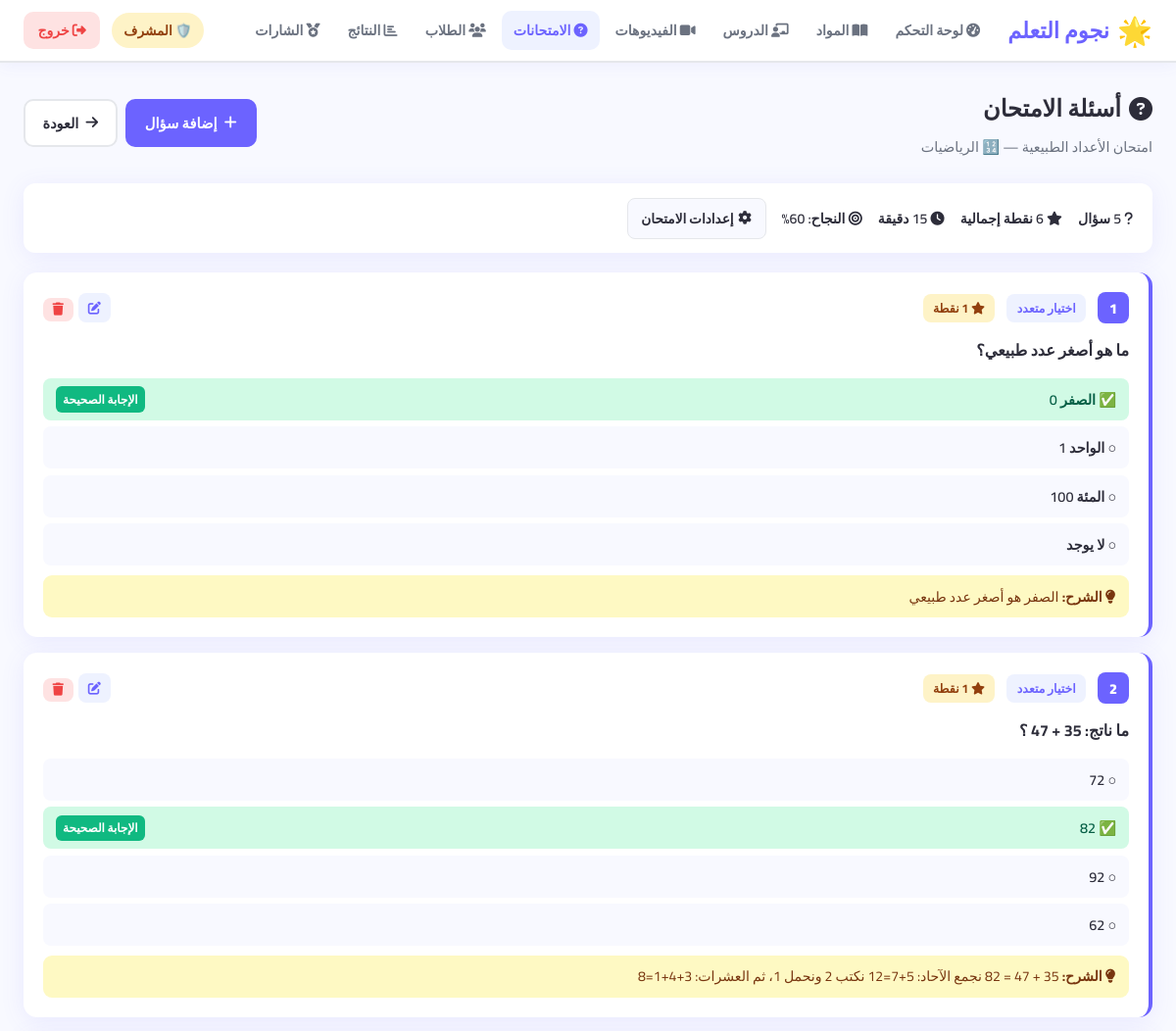
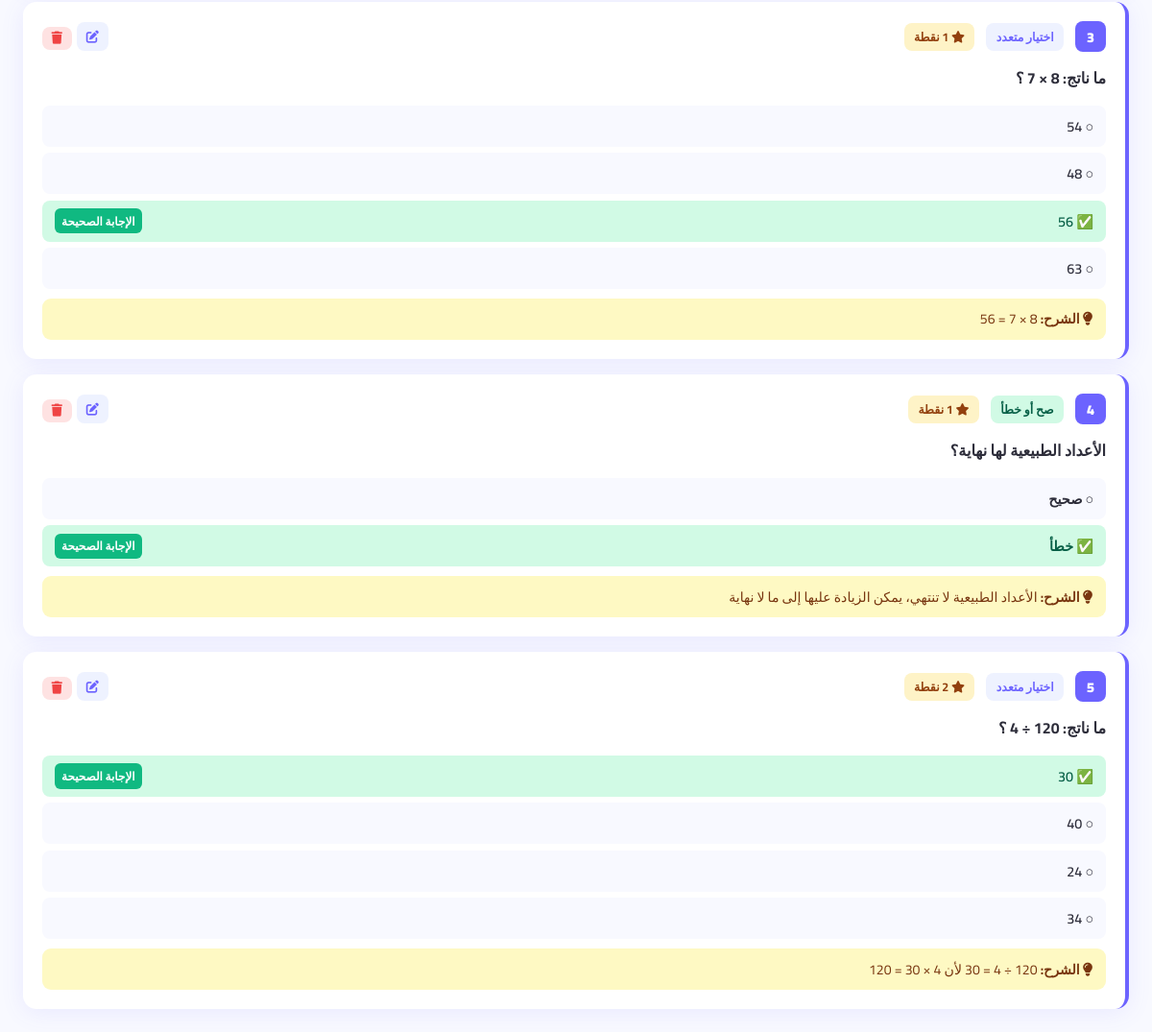
The app's page /admin/quizzes/1/questions (signed in) with its own data (2 pictures, top to bottom).
### app/models.py (models this page shows, shortened)
class Quiz(db.Model):
    __tablename__ = 'quizzes'
    id               = db.Column(db.Integer, primary_key=True)
    title            = db.Column(db.String(200), nullable=False)
    description      = db.Column(db.Text)
    subject_id       = db.Column(db.Integer, db.ForeignKey('subjects.id'), nullable=False)
    time_limit       = db.Column(db.Integer, default=0)
    pass_score       = db.Column(db.Integer, default=60)
    order            = db.Column(db.Integer, default=0)
    is_active        = db.Column(db.Boolean, default=True)
    show_answers     = db.Column(db.Boolean, default=True)   # show correct answers after submit
    shuffle_questions= db.Column(db.Boolean, default=False)  # randomize question order
    max_attempts     = db.Column(db.Integer, default=0)      # 0 = unlimited
    quiz_type        = db.Column(db.String(20), default='exam')  # exam | practice | game
    created_at       = db.Column(db.DateTime, default=datetime.utcnow)
    questions = db.relationship('Question',    backref='quiz', lazy='dynamic',
                                cascade='all, delete-orphan', order_by='Question.order')
    attempts  = db.relationship('QuizAttempt', backref='quiz', lazy='dynamic',
                                cascade='all, delete-orphan')
    def total_points(self):
        return db.session.query(db.func.sum(Question.points))\
                         .filter(Question.quiz_id == self.id).scalar() or 0

class Subject(db.Model):
    __tablename__ = 'subjects'
    id          = db.Column(db.Integer, primary_key=True)
    name        = db.Column(db.String(100), nullable=False)
    name_ar     = db.Column(db.String(100))
    description = db.Column(db.Text)
    icon        = db.Column(db.String(10), default='📚')
    color       = db.Column(db.String(20), default='#4F46E5')
    bg_color    = db.Column(db.String(20), default='#EEF2FF')
    order       = db.Column(db.Integer, default=0)
    is_active   = db.Column(db.Boolean, default=True)
    created_at  = db.Column(db.DateTime, default=datetime.utcnow)
    lessons = db.relationship('Lesson', backref='subject', lazy='dynamic', cascade='all, delete-orphan')
    quizzes = db.relationship('Quiz',   backref='subject', lazy='dynamic', cascade='all, delete-orphan')
    videos  = db.relationship('Video',  backref='subject', lazy='dynamic', cascade='all, delete-orphan')

class Question(db.Model):
    __tablename__ = 'questions'
    id          = db.Column(db.Integer, primary_key=True)
    quiz_id     = db.Column(db.Integer, db.ForeignKey('quizzes.id'), nullable=False)
    text        = db.Column(db.Text, nullable=False)
    q_type      = db.Column(db.String(20), default='mcq')
    image       = db.Column(db.String(200))
    explanation = db.Column(db.Text)
    points      = db.Column(db.Integer, default=1)
    order       = db.Column(db.Integer, default=0)
    choices = db.relationship('Choice',     backref='question', lazy='dynamic', cascade='all, delete-orphan')
    answers = db.relationship('UserAnswer', backref='question', lazy='dynamic', cascade='all, delete-orphan')

class Choice(db.Model):
    __tablename__ = 'choices'
    id          = db.Column(db.Integer, primary_key=True)
    question_id = db.Column(db.Integer, db.ForeignKey('questions.id'), nullable=False)
    text        = db.Column(db.String(500), nullable=False)
    is_correct  = db.Column(db.Boolean, default=False)
    order       = db.Column(db.Integer, default=0)

### app/admin/routes.py (the view)
@admin.route('/quizzes/<int:qid>/questions')
@admin_required
def quiz_questions(qid):
    quiz = Quiz.query.get_or_404(qid)
    return render_template('admin/quiz_questions.html', quiz=quiz,
                           questions=quiz.questions.order_by(Question.order).all())

### app/admin/routes.py (called while the page is built)
def admin_required(f):
    @wraps(f)
    def decorated(*args, **kwargs):
        if not current_user.is_authenticated or not current_user.is_admin():
            flash('ليس لديك صلاحية الوصول', 'danger')
            return redirect(url_for('student.dashboard'))
        return f(*args, **kwargs)
    return login_required(decorated)

### app/models.py (called while the page is built)
@login_manager.user_loader
def load_user(user_id):
    return User.query.get(int(user_id))

    def is_admin(self):          return self.role == 'admin'

### templates/admin/quiz_questions.html (shortened to what this page needs)
{% extends "base.html" %}
{% block content %}
<div class="admin-page">
  <div class="admin-header">
    <div>
      <h1><i class="fas fa-question-circle"></i> أسئلة الامتحان</h1>
      <p class="subtitle">{{ quiz.title }} — {{ quiz.subject.icon }} {{ quiz.subject.name_ar or quiz.subject.name }}</p>
    </div>
    <div class="header-actions">
      <a href="{{ url_for('admin.add_question', qid=quiz.id) }}" class="btn-add">
        <i class="fas fa-plus"></i> إضافة سؤال
      </a>
      <a href="{{ url_for('admin.quizzes') }}" class="btn-back">
        <i class="fas fa-arrow-right"></i> العودة
      </a>
    </div>
  </div>
  <div class="quiz-meta-bar">
    <span><i class="fas fa-question"></i> {{ questions|length }} سؤال</span>
    <span><i class="fas fa-star"></i> {{ quiz.total_points() }} نقطة إجمالية</span>
    {% if quiz.time_limit %}<span><i class="fas fa-clock"></i> {{ quiz.time_limit }} دقيقة</span>{% endif %}
    <span><i class="fas fa-bullseye"></i> النجاح: {{ quiz.pass_score }}%</span>
    <a href="{{ url_for('admin.edit_quiz', qid=quiz.id) }}" class="btn-sm">
      <i class="fas fa-cog"></i> إعدادات الامتحان
    </a>
  </div>
  {% if questions %}
  <div class="questions-admin-list">
    {% for q in questions %}
    <div class="qa-card">
      <div class="qa-header">
        <span class="qa-num">{{ loop.index }}</span>
        <span class="qa-type-badge type-{{ q.q_type }}">
          {% if q.q_type == 'mcq' %}اختيار متعدد
          {% elif q.q_type == 'true_false' %}صح أو خطأ
          {% else %}ملء الفراغ{% endif %}
        </span>
        <span class="qa-points"><i class="fas fa-star"></i> {{ q.points }} نقطة</span>
        <div class="qa-actions">
          <a href="{{ url_for('admin.edit_question', qid=q.id) }}" class="btn-edit sm">
            <i class="fas fa-edit"></i>
          </a>
          <form method="POST" action="{{ url_for('admin.delete_question', qid=q.id) }}"
                style="display:inline" onsubmit="return confirm('حذف هذا السؤال؟')">
            <button type="submit" class="btn-delete sm"><i class="fas fa-trash"></i></button>
          </form>
        </div>
      </div>
      <p class="qa-text">{{ q.text }}</p>
      <div class="qa-choices">
        {% for c in q.choices.order_by('order').all() %}
        <div class="qa-choice {% if c.is_correct %}correct{% endif %}">
          {% if c.is_correct %}✅{% else %}○{% endif %} {{ c.text }}
          {% if c.is_correct %}<span class="correct-badge">الإجابة الصحيحة</span>{% endif %}
        </div>
        {% endfor %}
      </div>
      {% if q.explanation %}
      <div class="qa-explanation">
        <i class="fas fa-lightbulb"></i> <strong>الشرح:</strong> {{ q.explanation }}
      </div>
      {% endif %}
    </div>
    {% endfor %}
  </div>
  {% endif %}
</div>
{% endblock %}

### app/static/css/style.css (style rules this page uses)
:root { --primary: #6C63FF; --primary-d: #5549E0; --secondary: #FF6584; --success: #10B981; --warning: #F59E0B; --danger: #EF4444; --info: #3B82F6; --dark: #1E1E2E; --text: #2D2D3A; --text-light: #6B7280; --border: #E5E7EB; --bg: #F8F9FF; --white: #FFFFFF; --nav-h: 64px; --radius: 16px; --shadow: 0 4px 24px rgba(108,99,255,.10); --shadow-lg: 0 8px 40px rgba(108,99,255,.18); --font: 'Cairo', 'Tajawal', sans-serif; }
*, *::before, *::after { box-sizing: border-box; margin: 0; padding: 0; }
html { scroll-behavior: smooth; }
body { font-family: var(--font); background: var(--bg); color: var(--text); direction: rtl; min-height: 100vh; }
a { text-decoration: none; color: inherit; }
button { cursor: pointer; font-family: var(--font); }
.admin-header { display: flex; align-items: center; justify-content: space-between; flex-wrap: wrap; gap: 1rem; margin-bottom: 1.5rem; }
.admin-header h1 { font-size: 1.5rem; font-weight: 900; display: flex; align-items: center; gap: .5rem; }
.admin-header p.subtitle { color: var(--text-light); font-size: .9rem; margin-top: .2rem; }
.header-actions { display: flex; gap: .5rem; }
.subtitle { color: var(--text-light); font-size: .9rem; }
.btn-add { display: flex; align-items: center; gap: .45rem; background: var(--primary); color: #fff; border-radius: 10px; padding: .6rem 1.25rem; font-weight: 700; font-size: .92rem; transition: background .2s, transform .15s; }
.btn-back { display: flex; align-items: center; gap: .45rem; background: var(--white); border: 2px solid var(--border); border-radius: 10px; padding: .55rem 1.1rem; font-weight: 700; font-size: .9rem; transition: all .2s; }
.btn-edit, .btn-view, .btn-delete, .btn-toggle, .btn-sm { display: inline-flex; align-items: center; justify-content: center; gap: .3rem; border-radius: 8px; padding: .45rem .85rem; font-weight: 700; font-size: .85rem; border: none; font-family: var(--font); transition: all .2s; }
.btn-edit { background: #EEF2FF; color: var(--primary); }
.btn-delete { background: #FEE2E2; color: var(--danger); }
.btn-sm { background: var(--bg); border: 1.5px solid var(--border); color: var(--text); }
.btn-edit.sm, .btn-view.sm, .btn-delete.sm, .btn-toggle.sm { padding: .35rem .6rem; font-size: .82rem; }
.quiz-meta-bar { display: flex; align-items: center; gap: 1rem; flex-wrap: wrap; background: var(--white); border-radius: 12px; padding: .9rem 1.25rem; box-shadow: var(--shadow); margin-bottom: 1.25rem; font-size: .88rem; font-weight: 600; }
.questions-admin-list { display: flex; flex-direction: column; gap: 1rem; }
.qa-card { background: var(--white); border-radius: 14px; padding: 1.25rem; box-shadow: var(--shadow); border-right: 4px solid var(--primary); }
.qa-header { display: flex; align-items: center; gap: .75rem; margin-bottom: .75rem; flex-wrap: wrap; }
.qa-num { width: 32px; height: 32px; border-radius: 8px; background: var(--primary); color: #fff; font-weight: 900; display: flex; align-items: center; justify-content: center; font-size: .9rem; flex-shrink: 0; }
.qa-type-badge { padding: .2rem .65rem; border-radius: 8px; font-size: .78rem; font-weight: 700; }
.qa-type-badge.type-mcq { background: #EEF2FF; color: var(--primary); }
.qa-type-badge.type-true_false { background: #D1FAE5; color: #065F46; }
.qa-points { background: #FEF3C7; color: #92400E; padding: .2rem .65rem; border-radius: 8px; font-size: .78rem; font-weight: 700; }
.qa-actions { display: flex; gap: .35rem; margin-right: auto; }
.qa-text { font-size: 1rem; font-weight: 700; margin-bottom: .85rem; }
.qa-choices { display: flex; flex-direction: column; gap: .4rem; margin-bottom: .6rem; }
.qa-choice { display: flex; align-items: center; gap: .5rem; padding: .5rem .8rem; border-radius: 8px; background: var(--bg); font-size: .9rem; font-weight: 600; }
.qa-choice.correct { background: #D1FAE5; color: #065F46; }
.correct-badge { font-size: .75rem; background: var(--success); color: #fff; border-radius: 6px; padding: .1rem .45rem; margin-right: auto; }
.qa-explanation { background: #FEF9C3; border-radius: 9px; padding: .55rem .85rem; font-size: .88rem; color: #78350F; }

### records on screen
Quiz: title "امتحان الأعداد الطبيعية", time_limit "15", pass_score "60"
Subject: subject.icon "🔢", subject "الرياضيات"
Question: q_type "اختيار متعدد", points "1", text "ما هو أصغر عدد طبيعي؟", explanation "الصفر هو أصغر عدد طبيعي"
Choice: text "الصفر 0", is_correct "الإجابة الصحيحة"
Choice: text "الواحد 1"
Choice: text "المئة 100"
Choice: text "لا يوجد"
Question: q_type "اختيار متعدد", points "1", text "ما ناتج: 35 + 47 ؟", explanation "35 + 47 = 82 نجمع الآحاد: 5+7=12 نكتب 2 ونحمل 1، ثم العشرات: 3+4+1=8"
Choice: text "72"
Choice: text "82", is_correct "الإجابة الصحيحة"
Choice: text "92"
Choice: text "62"
Question: q_type "اختيار متعدد", points "1", text "ما ناتج: 8 × 7 ؟", explanation "8 × 7 = 56"
Choice: text "54"
Choice: text "48"
Choice: text "56", is_correct "الإجابة الصحيحة"
Choice: text "63"
Question: q_type "صح أو خطأ", text "الأعداد الطبيعية لها نهاية؟", explanation "الأعداد الطبيعية لا تنتهي، يمكن الزيادة عليها إلى ما لا نهاية"
Choice: text "صحيح"
Choice: text "خطأ", is_correct "الإجابة الصحيحة"
Question: q_type "اختيار متعدد", points "2", text "ما ناتج: 120 ÷ 4 ؟", explanation "120 ÷ 4 = 30 لأن 4 × 30 = 120"
Choice: text "30", is_correct "الإجابة الصحيحة"
Choice: text "40"
Choice: text "24"
Choice: text "34"

### other values on screen
{{ quiz.total_points() }} "6"
